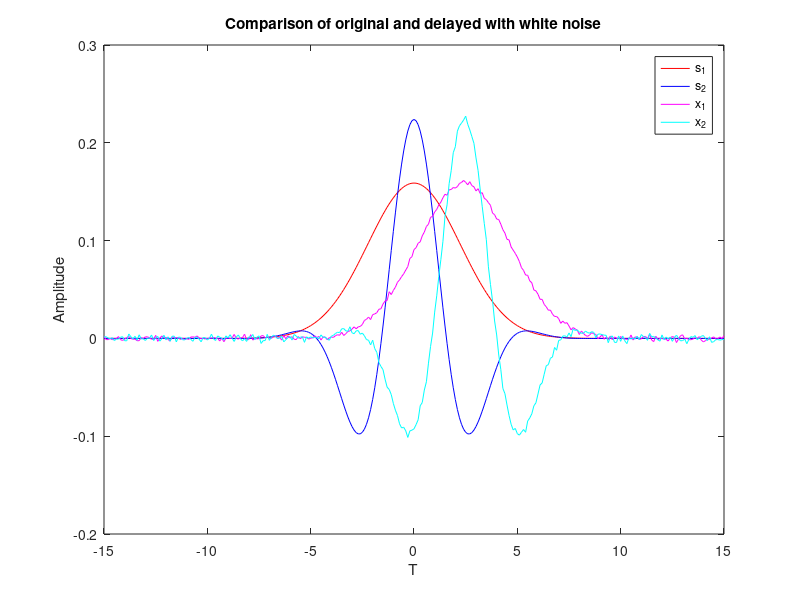

This chart was generated by the following MATLAB code: (Note: this script raises an error after producing the figure.)
clear all
close all

T_s = 0.1;
T_range = -15:T_s:15;
N = length(T_range);
s1 = exp(-0.1*T_range.^2);
s2 = exp(-0.1*T_range.^2).*cos(T_range);

% Compute the energy
E1 = sum(abs(s1.^2));
E2 = sum(abs(s2.^2));

% Normalized signals => signal energy =1
alpha_1 = 1/sqrt(E1);
alpha_2 = 1/sqrt(E2);
s1 = s1*alpha_1;
s2 = s2*alpha_2;

% SNR
SNR = 40;
sigma2 = 10^(-SNR/10);

% Random time diff calc
T =-5 + 10*rand(1);
% T =2;

s1_time_diffed = exp(-0.1*(T_range-T).^2);
s2_time_diffed = exp(-0.1*(T_range-T).^2).*cos((T_range-T));

%% a)
% s2 is better because of greater derivate which is looked for in CRB See
% (3.14) in kay I

figure(1)
plot (T_range,s1,'r')
hold on
plot (T_range,s2,'b')

% Lägger till brus
w = exp(-0.1*(T_range-T).^2) + sqrt(sigma2)*randn(1,length(T_range));
x2 = exp(-0.1*(T_range-T).^2).*cos(T_range-T) + sqrt(sigma2)*randn(1,length(T_range));

w = w/sqrt(E1);
x2 = x2/sqrt(E2);
figure(1)
plot(T_range,w,'m')
plot(T_range,x2,'c')
legend("s_1","s_2","x_1","x_2")
title("Comparison of original and delayed with white noise")
xlabel("T")
ylabel("Amplitude")
hold off

T_search = -5:T_s:5;
T_hat_metric = zeros(1,length(T_search));

% ML estimatorn för s1
for i = 1:1:length(T_search)
    t = T_search(i);
    intermidiate = 1/sqrt(E1)*exp(-0.1*(T_range-t).^2);
    T_hat_metric(i) = sum(w.*intermidiate);
end

conv_value = genarate_T_hat_from_two_funcs(s1,w)
[max_value, max_t_index] = max(T_hat_metric);
grid_value = T_search(max_t_index)

figure(3)
plot(T_search,T_hat_metric,'r')
title("ML estimate evaluation")
xlabel("\tau")
ylabel("Amplitude")
%% Monte Carlo , var och mean
% testa antalat körningar
rng('shuffle')

M0 = [1:100:1000 1001:200:2000 2001:400:5001]; % All the different number of monte-carlo runs we will try

T_hat_mean = zeros(2,M0(end));
T_hat_RMSE = zeros(2,M0(end));


for M=M0
    
    T_hat_error_square_s1 = zeros(1,M );
    T_hat_error_square_s2 = zeros(1,M );
    parfor m=1:M
        % s1 and s2 contains the signal without noise.
        w =  sqrt(sigma2)*randn(1,N);
        T_hat_error_square_s1(m) = genarate_T_hat_from_two_funcs(s1,w+s1_time_diffed);
        T_hat_error_square_s2(m) = genarate_T_hat_from_two_funcs(s2,w+s2_time_diffed);
    end
    T_hat_mean(1,M) = mean(T_hat_error_square_s1);
    T_hat_RMSE(1,M) = std(T_hat_error_square_s1);
    T_hat_mean(2,M) = mean(T_hat_error_square_s2);
    T_hat_RMSE(2,M) = std(T_hat_error_square_s2);
    
end

mean_plot_1 = T_hat_mean(1,:);
RMSE_plot_1 = T_hat_RMSE(1,:);
mean_plot_2 = T_hat_mean(2,:);
RMSE_plot_2 = T_hat_RMSE(2,:);

figure(25)
plot(M0,mean_plot_1(M0),'r',M0,mean_plot_2(M0),'b')
legend("\mu_{s_1}","\mu_{s_2}")
title("Monte-Carlo siumulation of \mu")

figure(26)
plot(M0,RMSE_plot_1(M0),M0,RMSE_plot_2(M0))
legend("\sigma^2_{s_1}","\sigma^2_{s_2}")
xlabel("")
title("Monte-Carlo siumulation of \sigma^2")


%% CRB
%Plot CRB theoretical value
rng('shuffle')

sigma2_range = 10^-2:10^-3:10^-1;
SNR_range = -10*log10(sigma2_range);
% SNR_range = 1:2:30;
% sigma2_range = 10.^(-SNR_range./10);

T_hat_RMSE = zeros(2,length(SNR_range));
monte_carlo_runs = 10000;

for SNR_i=1:1:length(SNR_range)
    SNR_c = SNR_range(SNR_i);
    sigma2 = sigma2_range(SNR_i);

    T_hat_error_square_s1 = zeros(1,monte_carlo_runs );
    T_hat_error_square_s2 = zeros(1,monte_carlo_runs );
    parfor m=1:monte_carlo_runs
        % s1 and s2 contains the signal without noise.
        T =-5 + 10*rand(1);
        s1_time_diffed = alpha_1*exp(-0.1*(T_range-T).^2);
        s2_time_diffed = alpha_2*exp(-0.1*(T_range-T).^2).*cos((T_range-T));
        w =  sqrt(sigma2)*randn(1,N);
        T_hat_error_square_s1(m) = (T-genarate_T_hat_from_two_funcs(s1,w+s1_time_diffed))^2;
        T_hat_error_square_s2(m) = (T-genarate_T_hat_from_two_funcs(s2,w+s2_time_diffed))^2;
    end
    T_hat_RMSE(1,SNR_i) = sqrt(mean(T_hat_error_square_s1));
    T_hat_RMSE(2,SNR_i) = sqrt(mean(T_hat_error_square_s2));
    
end
RMSE_plot_1 = T_hat_RMSE(1,:);
RMSE_plot_2 = T_hat_RMSE(2,:);
%%
% finns nog ett fel i mina teoretiska värden

s1_diff = alpha_1*exp(-0.1*T_range.^2)*(-0.2).*T_range;
s2_diff = alpha_2*exp(-0.1*T_range.^2).*(-0.2.*T_range.*cos(T_range)- sin(T_range));

figure(30)  
semilogy(SNR_range, RMSE_plot_1); 
hold on 
d_s1_energy = sum(s1_diff.^2);  
semilogy(SNR_range, sqrt(sigma2_range./d_s1_energy))

semilogy(SNR_range, RMSE_plot_2);
d_s2_energy = sum(s2_diff.^2);
semilogy(SNR_range, sqrt(sigma2_range./d_s2_energy))
title("RSME error and \surd{}CRB for s_1 and s_2")
ylabel("RMSE")
xlabel("SNR [dB]")
hold off
legend("RMSE(s_1)","\surd{}CRB(s_1)","RMSE(s_2)","\surd{}CRB(s_2)")
